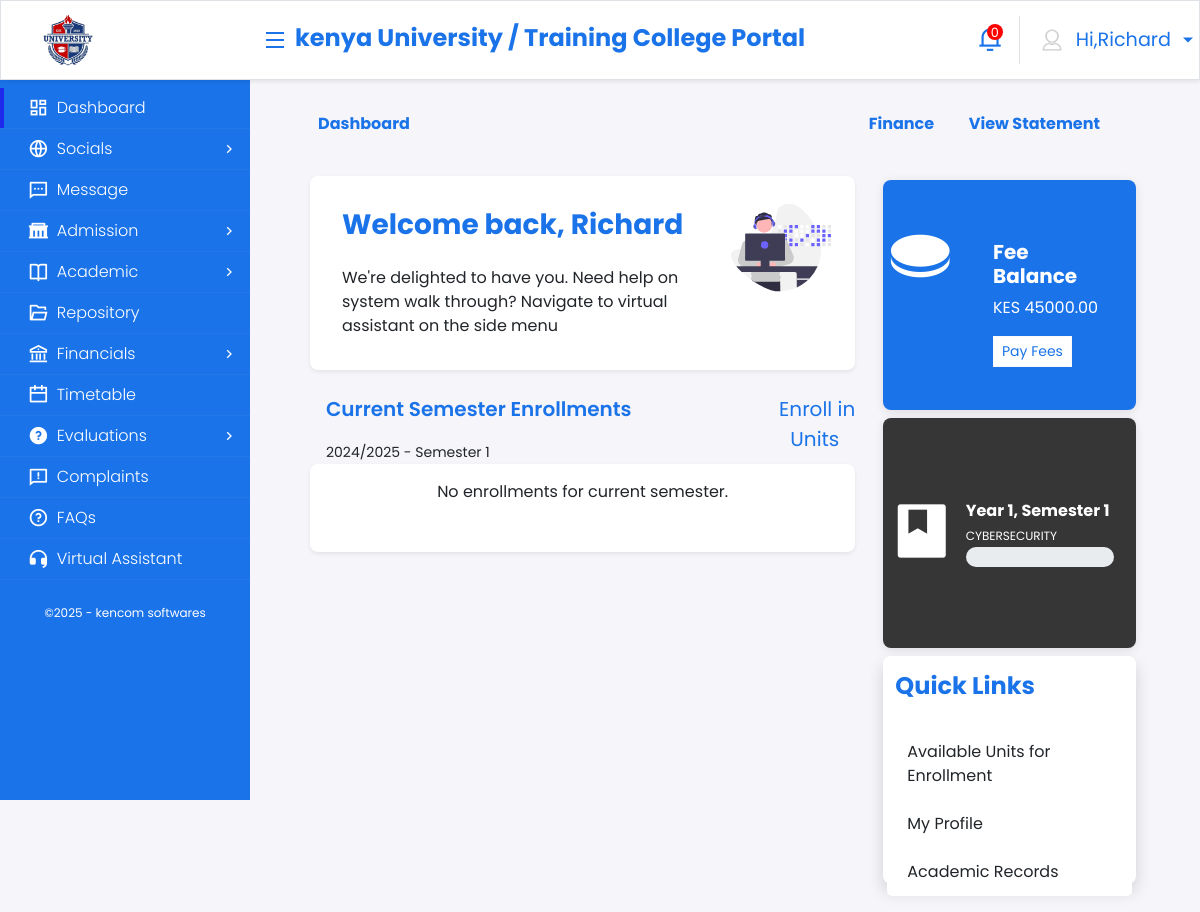
Page /dashboard/ (signed in) on the earlier database version.
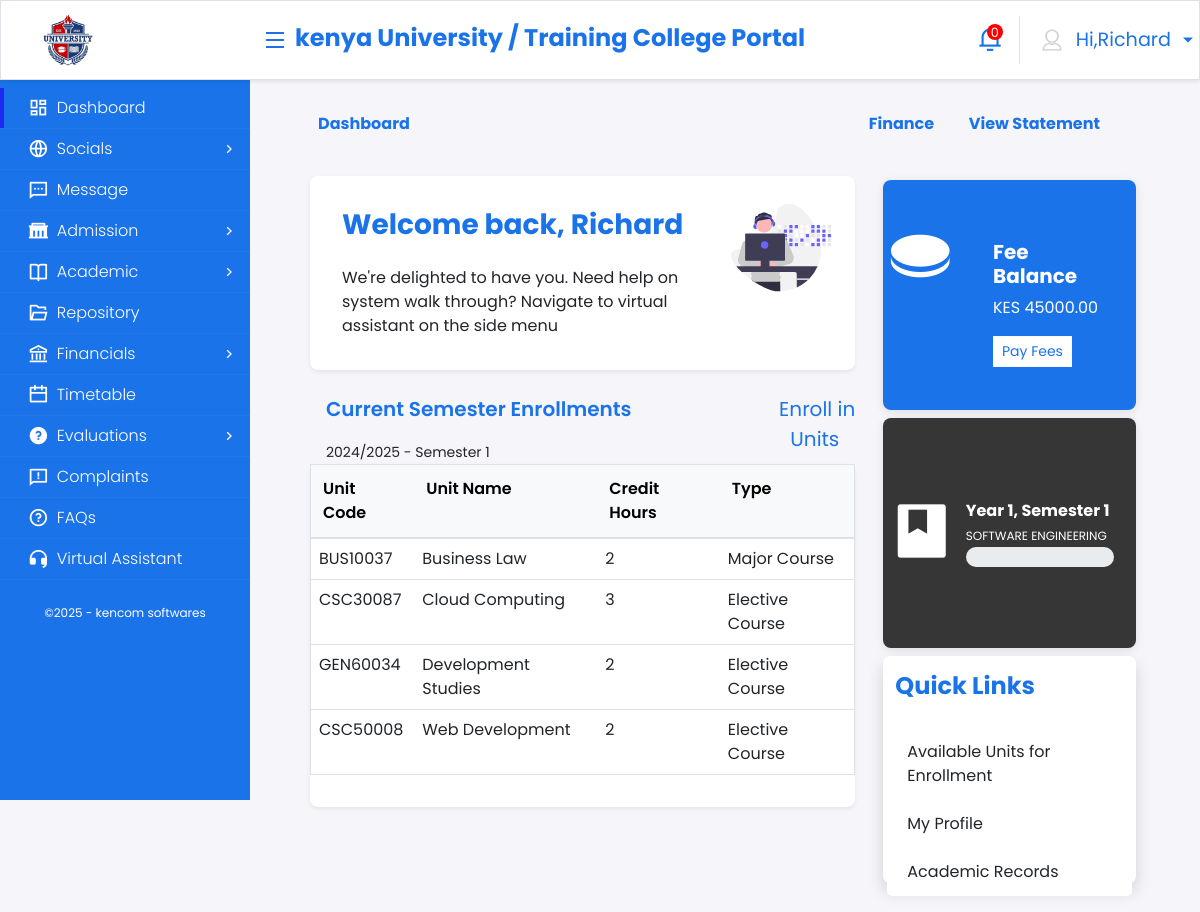
Same page on the later database version.
### core_application/models.py (models this page shows, shortened)
class Student(models.Model):
    ADMISSION_TYPES = (
        ('direct', 'Direct Entry'),
        ('mature', 'Mature Entry'),
        ('transfer', 'Transfer'),
        ('international', 'International'),
        ('exchange', 'Exchange Student'),
    )
    STATUS_CHOICES = (
        ('active', 'Active'),
        ('inactive', 'Inactive'),
        ('graduated', 'Graduated'),
        ('deferred', 'Deferred'),
        ('suspended', 'Suspended'),
        ('discontinued', 'Discontinued'),
        ('expelled', 'Expelled'),
        ('on_leave', 'On Academic Leave'),
    )
    SPONSOR_TYPES = (
        ('government', 'Government Sponsored'),
        ('self', 'Self Sponsored'),
        ('employer', 'Employer Sponsored'),
        ('scholarship', 'Scholarship'),
        ('bursary', 'Bursary'),
        ('loan', 'Student Loan'),
    )
    user = models.OneToOneField(User, on_delete=models.CASCADE, related_name='student_profile')
    student_id = models.CharField(max_length=20, unique=True, help_text="University student ID number")
    programme = models.ForeignKey(Programme, on_delete=models.CASCADE, related_name='students')
    current_year = models.IntegerField(validators=[MinValueValidator(1), MaxValueValidator(8)])
    current_semester = models.IntegerField(validators=[MinValueValidator(1), MaxValueValidator(3)])
    admission_date = models.DateField()
    admission_type = models.CharField(max_length=20, choices=ADMISSION_TYPES, default='direct')
    sponsor_type = models.CharField(max_length=20, choices=SPONSOR_TYPES, default='government')
    status = models.CharField(max_length=20, choices=STATUS_CHOICES, default='active')
    entry_qualification = models.CharField(max_length=100, help_text="e.g., KCSE, A-Level, Diploma")
    entry_points = models.DecimalField(max_digits=5, decimal_places=2, null=True, blank=True)
    expected_graduation_date = models.DateField(null=True, blank=True)
    cumulative_gpa = models.DecimalField(max_digits=3, decimal_places=2, null=True, blank=True)
    total_credit_hours = models.IntegerField(default=0)
    guardian_name = models.CharField(max_length=100)
    guardian_phone = models.CharField(max_length=15)
    guardian_relationship = models.CharField(max_length=50)
    guardian_address = models.TextField()
    emergency_contact = models.CharField(max_length=15)
    blood_group = models.CharField(max_length=5, blank=True)
    medical_conditions = models.TextField(blank=True)
    accommodation_type = models.CharField(max_length=50, blank=True, help_text="On-campus/Off-campus")

class Programme(models.Model):
    PROGRAMME_TYPES = (
        ('bachelor', 'Bachelor Degree'),
        ('master', 'Master Degree'),
        ('phd', 'PhD'),
        ('diploma', 'Diploma'),
        ('certificate', 'Certificate'),
        ('postgraduate_diploma', 'Postgraduate Diploma'),
    )
    PROGRAMME_MODES = (
        ('full_time', 'Full Time'),
        ('part_time', 'Part Time'),
        ('distance_learning', 'Distance Learning'),
        ('online', 'Online'),
        ('evening', 'Evening'),
        ('weekend', 'Weekend'),
    )
    name = models.CharField(max_length=150)
    code = models.CharField(max_length=15, unique=True)
    programme_type = models.CharField(max_length=25, choices=PROGRAMME_TYPES)
    study_mode = models.CharField(max_length=20, choices=PROGRAMME_MODES, default='full_time')
    department = models.ForeignKey(Department, on_delete=models.CASCADE, related_name='programmes')
    faculty = models.ForeignKey(Faculty, on_delete=models.CASCADE, related_name='programmes')
    duration_years = models.IntegerField(validators=[MinValueValidator(1), MaxValueValidator(8)])
    semesters_per_year = models.IntegerField(validators=[MinValueValidator(2), MaxValueValidator(3)], default=2)
    total_semesters = models.IntegerField(validators=[MinValueValidator(2), MaxValueValidator(24)])
    credit_hours_required = models.IntegerField(validators=[MinValueValidator(60), MaxValueValidator(300)])
    description = models.TextField(blank=True)
    entry_requirements = models.TextField()
    career_prospects = models.TextField(blank=True)
    is_active = models.BooleanField(default=True)
    created_at = models.DateTimeField(auto_now_add=True)

class Enrollment(models.Model):
    student = models.ForeignKey(Student, on_delete=models.CASCADE, related_name='enrollments')
    course = models.ForeignKey(Course, on_delete=models.CASCADE, related_name='enrollments')
    semester = models.ForeignKey(Semester, on_delete=models.CASCADE, related_name='enrollments')
    lecturer = models.ForeignKey(Lecturer, on_delete=models.SET_NULL, null=True, blank=True)
    enrollment_date = models.DateField(auto_now_add=True)
    is_active = models.BooleanField(default=True)
    is_repeat = models.BooleanField(default=False)
    is_audit = models.BooleanField(default=False, help_text="Audit course (no grade)")
    class Meta:
        unique_together = ['student', 'course', 'semester']

class Course(models.Model):
    COURSE_TYPES = (
        ('core', 'Core Course'),
        ('elective', 'Elective Course'),
        ('major', 'Major Course'),
        ('minor', 'Minor Course'),
        ('general_education', 'General Education'),
        ('capstone', 'Capstone Project'),
        ('thesis', 'Thesis'),
        ('practicum', 'Practicum'),
        ('internship', 'Internship'),
    )
    COURSE_LEVELS = (
        ('100', '100 Level (First Year)'),
        ('200', '200 Level (Second Year)'),
        ('300', '300 Level (Third Year)'),
        ('400', '400 Level (Fourth Year)'),
        ('500', '500 Level (Master)'),
        ('600', '600 Level (PhD)'),
    )
    name = models.CharField(max_length=150)
    code = models.CharField(max_length=15, unique=True)
    course_type = models.CharField(max_length=20, choices=COURSE_TYPES, default='core')
    level = models.CharField(max_length=3, choices=COURSE_LEVELS)
    credit_hours = models.IntegerField(validators=[MinValueValidator(1), MaxValueValidator(15)])
    lecture_hours = models.IntegerField(default=0)
    tutorial_hours = models.IntegerField(default=0)
    practical_hours = models.IntegerField(default=0)
    field_work_hours = models.IntegerField(default=0)
    department = models.ForeignKey(Department, on_delete=models.CASCADE, related_name='courses')
    description = models.TextField(blank=True)
    learning_outcomes = models.TextField(blank=True)
    assessment_methods = models.TextField(blank=True)
    recommended_textbooks = models.TextField(blank=True)
    is_active = models.BooleanField(default=True)
    prerequisites = models.ManyToManyField('self', blank=True, symmetrical=False, related_name='prerequisite_for')

### core_application/views.py (the view)
# urls.py: path('dashboard/', views.student_dashboard, name='student_dashboard'),
@login_required
def student_dashboard(request):
    if request.user.user_type != 'student':
        return redirect('student_login')
    student = get_object_or_404(Student, user=request.user)
    current_semester = Semester.objects.filter(is_current=True).first()
    current_enrollments = Enrollment.objects.filter(
        student=student,
        semester=current_semester,
        is_active=True
    ).select_related('course')
    total_semesters = student.programme.total_semesters
    completed_semesters = (student.current_year - 1) * student.programme.semesters_per_year + (student.current_semester - 1)
    progress_percentage = (completed_semesters / total_semesters) * 100 if total_semesters > 0 else 0
    fee_balance = Decimal('45000.00')  # This should come from a Fee model
    context = {
        'student': student,
        'current_semester': current_semester,
        'current_enrollments': current_enrollments,
        'progress_percentage': round(progress_percentage, 1),
        'completed_semesters': completed_semesters,
        'total_semesters': total_semesters,
        'fee_balance': fee_balance,
    }
    return render(request, 'student/dashboard.html', context)

### core_application/models.py (called while the page is built)
    def __str__(self):
        return f"{self.academic_year.year} - Semester {self.semester_number}"

### templates/student/dashboard.html (shortened to what the changed rows need)
{% extends 'base.html' %}
{% load static %}
{% block content %}
<div class="container onprintContainer">
    <div class="row p-2">
        <div class="col-md-8">
            <div class="row g-0 card bg-white shadow-sm" id="dashboardUnits">
                <div class="mb-3 table-responsive">
                    {% if current_enrollments %}
                    <table class="table border table-responsive">
                        <thead class="thead">
                            <tr>
                                <th>Unit Code</th>
                                <th>Unit Name</th>
                                <th>Credit Hours</th>
                                <th>Type</th>
                            </tr>
                        </thead>
                        <tbody>
                            {% for enrollment in current_enrollments %}
                            <tr>
                                <td>{{ enrollment.course.code }}</td>
                                <td>{{ enrollment.course.name }}</td>
                                <td>{{ enrollment.course.credit_hours }}</td>
                                <td>{{ enrollment.course.get_course_type_display }}</td>
                            </tr>
                            {% endfor %}
                        </tbody>
                    </table>
                    {% else %}
                    <div class="p-3 text-center">
                        <p>No enrollments for current semester.</p>
                    </div>
                    {% endif %}
                </div>
            </div>
        </div>
        <div class="col">
            <div class="p-1" id="dashboardProgress">
                <div class="card sy p-1 d-flex justify-content-center align-items-center text-white">
                    <div class="row g-0">
                        <div class="col">
                            <div class="card-body">
                                <span class="fw-bold" id="studProg">Year {{ student.current_year }}, Semester {{ student.current_semester }}</span><br />
                                <span class="small esubtitle">{{ student.programme.name|upper }}</span>
                                <div class="progress" style="font-size: 10px;">
                                </div>
                            </div>
                        </div>
                    </div>
                </div>
            </div>
        </div>
    </div>
</div>
{% endblock %}

Differences in the rows shown:
added Enrollment: course.code "BUS10037", course.name "Business Law", course.credit_hours "2", course.course_type "Major Course"
added Enrollment: course.code "CSC30087", course.name "Cloud Computing", course.credit_hours "3", course.course_type "Elective Course"
added Enrollment: course.code "GEN60034", course.name "Development Studies", course.credit_hours "2", course.course_type "Elective Course"
added Enrollment: course.code "CSC50008", course.name "Web Development", course.credit_hours "2", course.course_type "Elective Course"
changed Student: programme.name "CYBERSECURITY" → "SOFTWARE ENGINEERING"
Other differences:
text no longer shown: "No enrollments for current semester."
text now shown: "Unit Code Unit Name Credit Hours Type"
